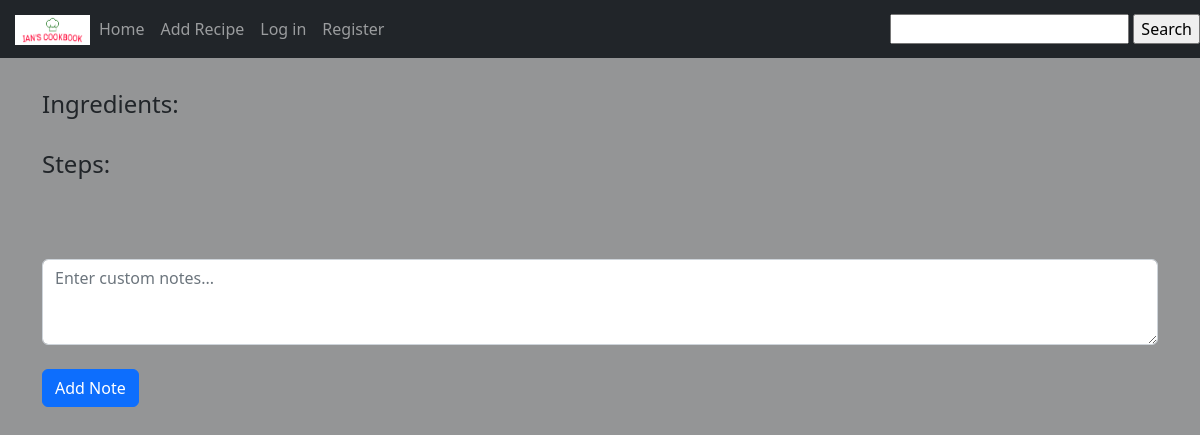
The page /recipe_base/4 on the database as committed earlier.
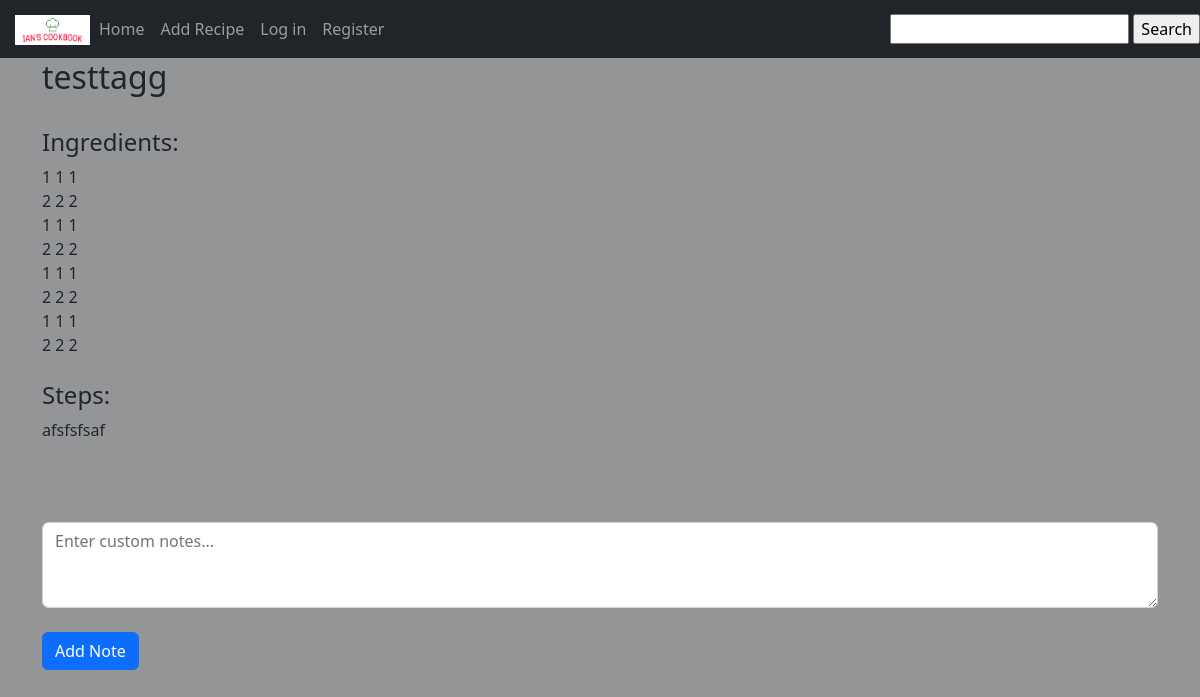
The same page on the database as committed later.
### website/models.py (models this page shows)
class recipeMaster(db.Model):
    __tablename__ = 'recipemaster'
    id = db.Column(db.Integer, primary_key=True)
    recipe_name = db.Column(db.String(50))
    steps = db.Column(db.String(2000))
    created_by = db.Column(db.String(50))

class Ingredients(db.Model):
    ingredient_id = db.Column(db.Integer, primary_key=True)
    recipe_id = db.Column(db.Integer, db.ForeignKey('recipemaster.id'))
    ingredients = db.Column(db.String(50))
    amount = db.Column(db.String)
    unit = db.Column(db.String(20))

### website/views.py (the view)
@views.route('/recipe_base/<int:id>', methods=['GET', 'POST'])
def recipeBase(id=None):
    getID = request.path
    pages = re.search(r'(?<=/recipe_base/)\w+', getID)
    page = pages.group(0)
    names = recipeMaster.query.filter_by(id = page).first()
    ings = Ingredients.query.filter_by(recipe_id = page).all()
    if current_user.is_authenticated:
        userID = current_user.id
        if request.method == 'POST':
            getNotes = request.form.get('customNote')
            data = Notes(recipe_id = page, note = getNotes)
            db.session.add(data)
            db.session.commit()
        customNotes = Notes.query.filter_by(recipe_id = page, creator_id = userID).all()
        return render_template('recipe_base.html', ings=ings, names=names, notes = customNotes)
    else:
        return render_template('recipe_base.html', ings=ings, names=names)

### website/templates/recipe_base.html (shortened to what this page needs)
{% extends "base.html" %} {% block title %}Recipe{% endblock %}
{% block content %}
<h2> {{ names.recipe_name }}</h2>
<br>
<h4> Ingredients:</h4>
{% for ing in ings %}
    {{ ing.amount + " " + ing.unit + " " + ing.ingredients }}
    <br>
{% endfor %}
<br>
<h4>Steps:</h4>
<p> {{ names.steps }}</p>
<br>
<br>
<div id="noteField">
  <form method="POST">
  <textarea class="form-control" id=customNote name="customNote" rows="3" placeholder="Enter custom notes..."></textarea>
  <br>
  <button type="submit" class="btn btn-primary" id="addNote" href="#">Add Note</button>
  </form>
</div>
{% endblock %}

Rows that differ between the two databases and show on the page:
added recipeMaster: recipe_name "testtagg", steps "afsfsfsaf"
added Ingredients: amount+unit+ingredients "1 1 1"
added Ingredients: amount+unit+ingredients "2 2 2"
added Ingredients: amount+unit+ingredients "1 1 1"
added Ingredients: amount+unit+ingredients "2 2 2"
added Ingredients: amount+unit+ingredients "1 1 1"
added Ingredients: amount+unit+ingredients "2 2 2"
added Ingredients: amount+unit+ingredients "1 1 1"
added Ingredients: amount+unit+ingredients "2 2 2"
